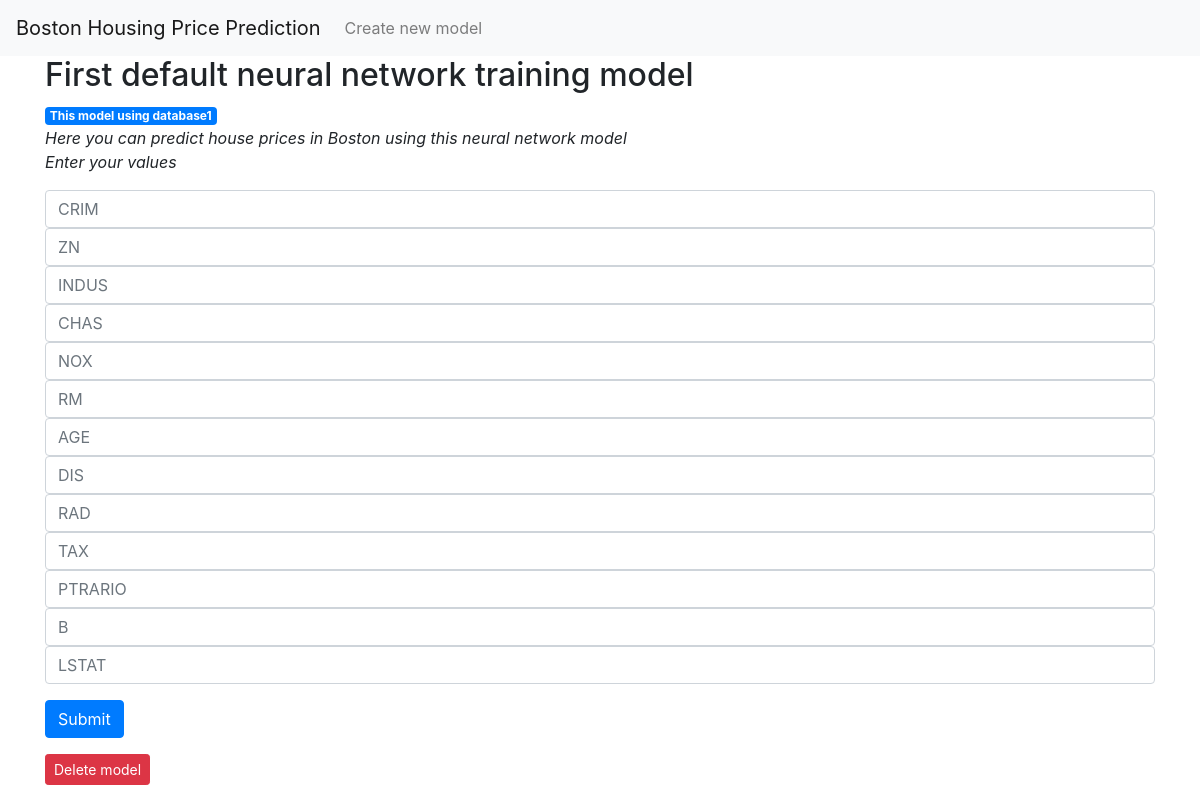
The page /1 on the database its author committed.
### tables this page shows
CREATE TABLE models
                    (id INTEGER PRIMARY KEY AUTOINCREMENT,
                    title TEXT NOT NULL,
                    path TEXT NOT NULL,
                    database TEXT NOT NULL);

### app.py (the view, shortened to what this page needs)
@app.route('/<int:ml_id>', methods=['POST', 'GET'])
def neural(ml_id):
    ml = get_ml(ml_id)
    model = ml['path']
    with open((model+'.pkl'), 'rb') as f:
        classifier = pickle.load(f)
    with open((model + '_columns.pkl'), 'rb') as f:
        model_columns = pickle.load(f)
    if flask.request.method == 'GET':
        return render_template('ml.html', ml=ml)

### app.py (called while the page is built)
def get_dbm_connection():
    conn = sqlite3.connect('database/database_models.db')
    conn.row_factory = sqlite3.Row
    return conn

def get_ml(ml_id):
    conn = get_dbm_connection()
    ml = conn.execute('SELECT * FROM models WHERE id = ?',
                        (ml_id,)).fetchone()
    conn.close()
    if ml is None:
        abort(404)
    return ml

### templates/ml.html
{% extends 'base.html' %}
{% block content %}
    <h2>{% block title %} {{ ml['title'] }} {% endblock %}</h2>
    <span class="badge badge-primary">This model using {{ ml['database'] }}</span>
    <p><i> Here you can predict house prices in Boston using this neural network model<br><i> Enter your values </i></br> </i></p>
<form method="post">
    <div class="form-group">
        <input type="real" name="CRIM"
               placeholder="CRIM" class="form-control"
               value="{{ request.form['CRIM'] }}"></input>
        <input type="real" name="ZN"
               placeholder="ZN" class="form-control"
               value="{{ request.form['ZN'] }}"></input>
        <input type="real" name="INDUS"
               placeholder="INDUS" class="form-control"
               value="{{ request.form['INDUS'] }}"></input>
        <input type="real" name="CHAS"
               placeholder="CHAS" class="form-control"
               value="{{ request.form['CHAS'] }}"></input>
        <input type="real" name="NOX"
               placeholder="NOX" class="form-control"
               value="{{ request.form['NOX'] }}"></input>
        <input type="real" name="RM"
               placeholder="RM" class="form-control"
               value="{{ request.form['RM'] }}"></input>
        <input type="real" name="AGE"
               placeholder="AGE" class="form-control"
               value="{{ request.form['AGE'] }}"></input>
        <input type="real" name="DIS"
               placeholder="DIS" class="form-control"
               value="{{ request.form['DIS'] }}"></input>
        <input type="real" name="RAD"
               placeholder="RAD" class="form-control"
               value="{{ request.form['RAD'] }}"></input>
        <input type="real" name="TAX"
               placeholder="TAX" class="form-control"
               value="{{ request.form['TAX'] }}"></input>
        <input type="real" name="PTRARIO"
               placeholder="PTRARIO" class="form-control"
               value="{{ request.form['PTRARIO'] }}"></input>
        <input type="real" name="B"
               placeholder="B" class="form-control"
               value="{{ request.form['B'] }}"></input>
        <input type="real" name="LSTAT"
               placeholder="LSTAT" class="form-control"
               value="{{ request.form['LSTAT'] }}"></input>
    </div>
    <div class="form-group">
        <button type="submit" class="btn btn-primary">Submit</button>
    </div>
</form>
<form action="{{ url_for('delete', id=ml['id']) }}" method="POST">
    <input type="submit" value="Delete model"
            class="btn btn-danger btn-sm"
            onclick="return confirm('Are you sure you want to delete this model?')">
</form>
{% endblock %}

### rows shown on the page
models: title "First default neural network training model", database "database1"
